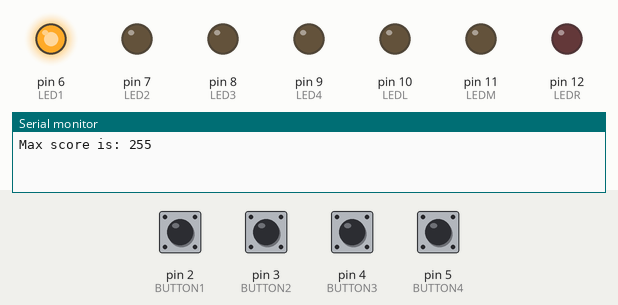
Recording of a sketch running on a simulated Arduino Uno, built with avr-gcc and run on an emulated ATmega328P. Parts: output pins drawn as LEDs (lit = HIGH), the last lines printed to the serial monitor. Dashed ring = blinking. Inputs (shaded band) come from the test bench; at power-on: pin 2 (BUTTON1), pin 3 (BUTTON2), pin 4 (BUTTON3), pin 5 (BUTTON4) LOW. Random numbers use the default seed unless the sketch sets one.

Above: at 1.2 s.
1.3 s: pin 3 (BUTTON2) pulled HIGH for 0.15 s
At 2.7 s:
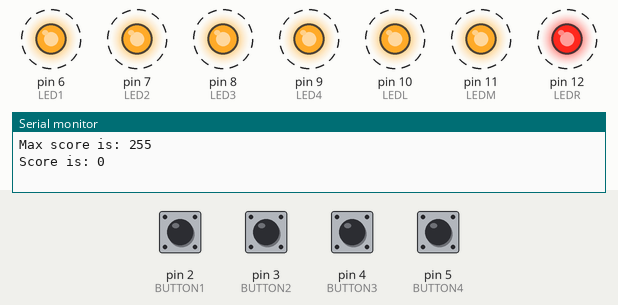
4.4 s: pin 5 (BUTTON4) pulled HIGH for 1 s
At 5.5 s:
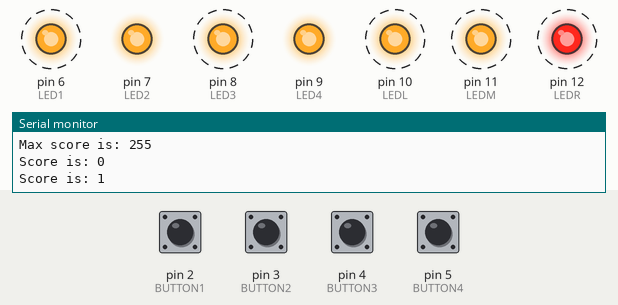
8.4 s: pin 5 (BUTTON4) pulled HIGH for 0.15 s
At 8.9 s:
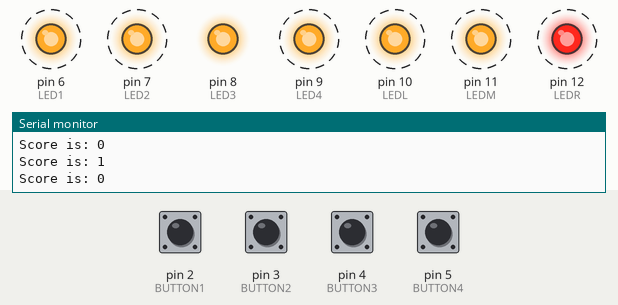
11.5 s: pin 2 (BUTTON1) pulled HIGH for 1 s
At 12.7 s:
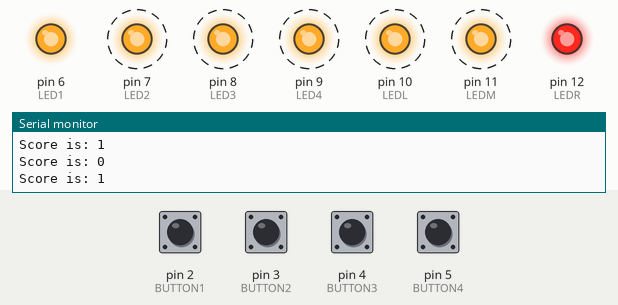
14.5 s: pin 2 (BUTTON1) driven HIGH and pin 3 (BUTTON2) driven HIGH
Timing chart, 0 to 18.5 s (numbered marks = the images above; inputs shaded):
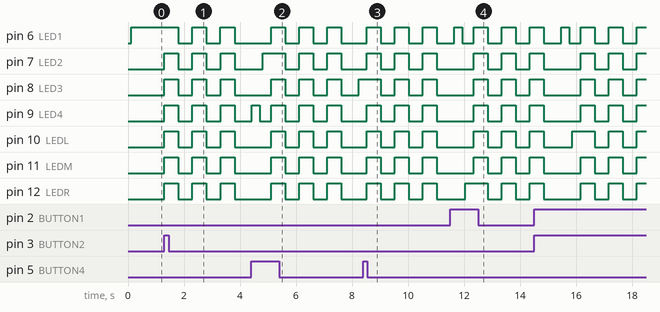

The sketch:

NEECQuick.ino
```cpp
// the setup function runs once when you press reset or power the board
#include <EEPROM.h>

#define LED1 6
#define LED2 7
#define LED3 8
#define LED4 9

#define LEDL 10
#define LEDM 11
#define LEDR 12

//#define LEDTIMER1 14
//#define LEDTIMER2 15
//#define LEDTIMER3 16
//#define LEDTIMER4 17
//#define LEDTIMER5 18

#define maxCount 500
#define minCount 50
#define stepCount 10

const int BUTTON1 = 2;
const int BUTTON2 = 3;
const int BUTTON3 = 4;
const int BUTTON4 = 5;

int button1State = 0;
int button2State = 0;
int button3State = 0;
int button4State = 0;

int counter;
int currentCount;
bool initial = true;
bool lost_time = false;
int answer = 0;
int last = 0;
int score = 0;
int maxScore = 0;


void setup() {
  // initialize digital pin LED_BUILTIN as an output.
  pinMode(LED1, OUTPUT);
  pinMode(LED2, OUTPUT);
  pinMode(LED3, OUTPUT);
  pinMode(LED4, OUTPUT);

  pinMode(LEDL, OUTPUT);
  pinMode(LEDM, OUTPUT);
  pinMode(LEDR, OUTPUT);

  //pinMode(LEDTIMER1, OUTPUT);
  //pinMode(LEDTIMER2, OUTPUT);
  //pinMode(LEDTIMER3, OUTPUT);
  //pinMode(LEDTIMER4, OUTPUT);
  //pinMode(LEDTIMER5, OUTPUT);


  pinMode(BUTTON1, INPUT);
  pinMode(BUTTON2, INPUT);
  pinMode(BUTTON3, INPUT);
  pinMode(BUTTON4, INPUT);

  digitalWrite(LED1, LOW);
  digitalWrite(LED2, LOW);
  digitalWrite(LED3, LOW);
  digitalWrite(LED4, LOW);
  digitalWrite(LEDL, LOW);
  digitalWrite(LEDM, LOW);
  digitalWrite(LEDR, LOW);
  //digitalWrite(LEDTIMER1, LOW);
  //digitalWrite(LEDTIMER2, LOW);
  //digitalWrite(LEDTIMER3, LOW);
  //digitalWrite(LEDTIMER4, LOW);
  //digitalWrite(LEDTIMER5, LOW);

  currentCount = maxCount;
  counter = currentCount;
  initial = true;
  lost_time = false;
  score = 0;

  Serial.begin(9600);
  loadMaxScore();
  randomSeed(analogRead(0));
  // if analog input pin 0 is unconnected, random analog
  // noise will cause the call to randomSeed() to generate
  // different seed numbers each time the sketch runs.
}

void loadMaxScore() {
  maxScore = EEPROM.read(0);
  Serial.print("Max score is: ");
  Serial.println(maxScore);
}

int right() {
  if (last == 1) {
    return 2;
  } else if (last == 2) {
    return 3;
  } else if (last == 3) {
    return 4;
  } else {
    return 1;
  }
}

int left() {
  if (last == 1) {
    return 4;
  } else if (last == 2) {
    return 1;
  } else if (last == 3) {
    return 2;
  } else {
    return 3;
  }
}

void lost() {

  //digitalWrite(LEDTIMER1, LOW);
  //digitalWrite(LEDTIMER2, LOW);
  //digitalWrite(LEDTIMER3, LOW);
  //digitalWrite(LEDTIMER4, LOW);
  //digitalWrite(LEDTIMER5, LOW);

  if (score > 0 || !lost_time) {
    Serial.print("Score is: ");
    Serial.println(score);
    if(score > maxScore) {
      maxScore = score;
      EEPROM.write(0, maxScore);
      Serial.print("New max score!");
    }
  }

  currentCount = maxCount;
  counter = currentCount;
  initial = true;
  lost_time = false;
  score = 0;

  int i = 0;

  for (i = 0; i < 3; i++) {
    digitalWrite(LED1, HIGH);
    digitalWrite(LED2, HIGH);
    digitalWrite(LED3, HIGH);
    digitalWrite(LED4, HIGH);
    digitalWrite(LEDL, HIGH);
    digitalWrite(LEDM, HIGH);
    digitalWrite(LEDR, HIGH);
    //digitalWrite(LEDTIMER1, HIGH);
    //digitalWrite(LEDTIMER5, HIGH);
    if (i > 0) {
      //digitalWrite(LEDTIMER2, HIGH);
      //digitalWrite(LEDTIMER4, HIGH);
    }

    if (i > 1) {
      //digitalWrite(LEDTIMER3, HIGH);
    }

    delay (500);

    digitalWrite(LED1, LOW);
    digitalWrite(LED2, LOW);
    digitalWrite(LED3, LOW);
    digitalWrite(LED4, LOW);
    digitalWrite(LEDL, LOW);
    digitalWrite(LEDM, LOW);
    digitalWrite(LEDR, LOW);
    //digitalWrite(LEDTIMER1, LOW);
    //digitalWrite(LEDTIMER2, LOW);
    //digitalWrite(LEDTIMER3, LOW);
    //digitalWrite(LEDTIMER4, LOW);
    //digitalWrite(LEDTIMER5, LOW);

    delay(500);
  }


}

void chooseLed() {
  int led;

  delay(100);


  if (initial) {
    led = random(1, 5);
    initial = false;

  } else {
    led = random(1, 8);
  }

  if (led == 1) {
    digitalWrite(LED1, HIGH);
    answer = 1;

  } else if (led == 2) {
    digitalWrite(LED2, HIGH);
    answer = 2;

  } else if (led == 3) {
    digitalWrite(LED3, HIGH);
    answer = 3;

  } else if (led == 4) {
    digitalWrite(LED4, HIGH);
    answer = 4;

  } else if (led == 5) {
    digitalWrite(LEDL, HIGH);
    answer = left();

  } else if (led == 6) {
    digitalWrite(LEDM, HIGH);
    answer = last;

  } else if (led == 7) {
    digitalWrite(LEDR, HIGH);
    answer = right();

  }

  //digitalWrite(LEDTIMER1, LOW);
  //digitalWrite(LEDTIMER2, LOW);
  //digitalWrite(LEDTIMER3, LOW);
  //digitalWrite(LEDTIMER4, LOW);
  //digitalWrite(LEDTIMER5, LOW);

  delay(300);

}

// void ledTimer () {

//   float division = ((currentCount - counter)/(float)currentCount)*6;

//   if (division > 1.0) {
//     //digitalWrite(LEDTIMER1, HIGH);
//   }

//   if (division > 2.0) {
//     //digitalWrite(LEDTIMER2, HIGH);
//   }

//   if (division > 3.0) {
//     //digitalWrite(LEDTIMER3, HIGH);
//   }

//   if (division > 4.0) {
//     //digitalWrite(LEDTIMER4, HIGH);
//   }

//   if (division > 5.0) {
//     //digitalWrite(LEDTIMER5, HIGH);
//   }

// }

// the loop function runs over and over again forever
void loop() {
  delay(10);

  counter = counter - 1;

  //ledTimer();

  if (initial) chooseLed();

  button1State = digitalRead(BUTTON1);
  button2State = digitalRead(BUTTON2);
  button3State = digitalRead(BUTTON3);
  button4State = digitalRead(BUTTON4);

  if (button1State == HIGH) {
    if (answer == 1) {
      counter = currentCount;
      if (currentCount > minCount){
        currentCount = currentCount - stepCount;
      }
      last = 1;
      digitalWrite(LED1, LOW);
      digitalWrite(LEDL, LOW);
      digitalWrite(LEDM, LOW);
      digitalWrite(LEDR, LOW);
      score++;

      chooseLed();

    } else {
      lost();
    }

  } else if (button2State == HIGH) {
    if (answer == 2) {
      counter = currentCount;
      if (currentCount > minCount){
        currentCount = currentCount - stepCount;
      }
      last = 2;
      digitalWrite(LED2, LOW);
      digitalWrite(LEDL, LOW);
      digitalWrite(LEDM, LOW);
      digitalWrite(LEDR, LOW);
      score++;

      chooseLed();

    } else {
      lost();
    }

  } else if (button3State == HIGH) {
    if (answer == 3) {
      counter = currentCount;
      if (currentCount > minCount){
        currentCount = currentCount - stepCount;
      }
      last = 3;
      digitalWrite(LED3, LOW);
      digitalWrite(LEDL, LOW);
      digitalWrite(LEDM, LOW);
      digitalWrite(LEDR, LOW);
      score++;

      chooseLed();

    } else {
      lost();
    }

  } else if (button4State == HIGH) {
    if (answer == 4) {
      counter = currentCount;
      if (currentCount > minCount){
        currentCount = currentCount - stepCount;
      }
      last = 4;
      digitalWrite(LED4, LOW);
      digitalWrite(LEDL, LOW);
      digitalWrite(LEDM, LOW);
      digitalWrite(LEDR, LOW);
      score++;

      chooseLed();

    } else {
      lost();
    }

  }

  if (counter == 0) {
    lost_time = true;
    lost();
  }

}
```

Measured:
- after the input at 1.3 s, pin 6 (LED1): alternates HIGH for 0.50 s and LOW for 0.50 s, starting after 0.50 s; pin 7 (LED2), pin 8 (LED3), pin 9 (LED4), pin 10 (LEDL), pin 11 (LEDM), pin 12 (LEDR): alternates HIGH for 0.50 s and LOW for 0.50 s, starting at once
- after the input at 4.4 s, pin 6 (LED1), pin 8 (LED3), pin 10 (LEDL), pin 11 (LEDM), pin 12 (LEDR): alternates HIGH for 0.50 s and LOW for 0.50 s, starting after 0.72 s; pin 7 (LED2): LOW → HIGH after 0.41 s, then repeats every 1.0 s: LOW 0.50 s, HIGH 0.50 s
- after the input at 8.4 s, pin 6 (LED1), pin 7 (LED2), pin 9 (LED4), pin 10 (LEDL), pin 11 (LEDM), pin 12 (LEDR): alternates HIGH for 0.50 s and LOW for 0.50 s, starting after 0.13 s; pin 8 (LED3): alternates HIGH for 0.50 s and LOW for 0.50 s, starting after 0.63 s
- after the input at 11.5 s, pin 7 (LED2), pin 8 (LED3), pin 9 (LED4), pin 10 (LEDL), pin 11 (LEDM): alternates HIGH for 0.50 s and LOW for 0.50 s, starting after 0.86 s; pin 12 (LEDR): goes HIGH 0.81 s, LOW 0.50 s, HIGH 0.50 s, LOW 0.50 s, then HIGH, starting after 0.55 s
